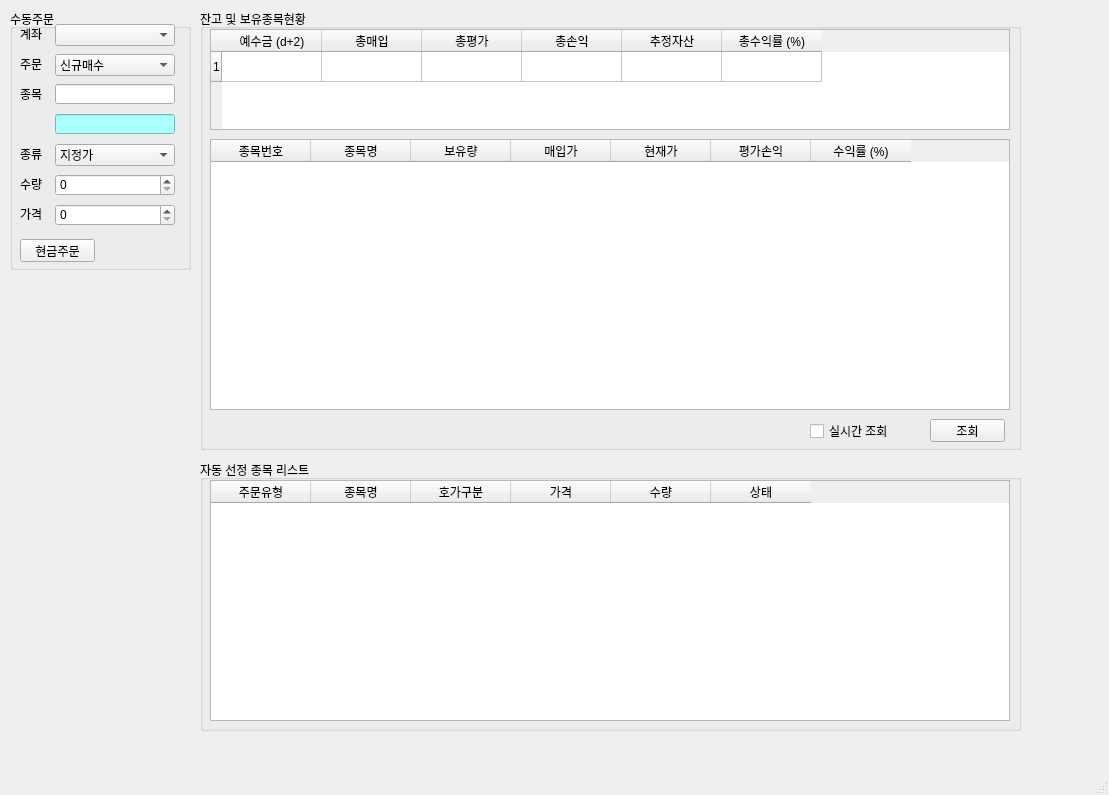
<?xml version="1.0" encoding="UTF-8"?>
<ui version="4.0">
 <class>MainWindow</class>
 <widget class="QMainWindow" name="MainWindow">
  <property name="geometry">
   <rect>
    <x>0</x>
    <y>0</y>
    <width>1109</width>
    <height>795</height>
   </rect>
  </property>
  <property name="windowTitle">
   <string>PyTrader v0.4</string>
  </property>
  <property name="windowIcon">
   <iconset>
    <normaloff>icon.png</normaloff>icon.png</iconset>
  </property>
  <widget class="QWidget" name="centralwidget">
   <widget class="QGroupBox" name="groupBox">
    <property name="geometry">
     <rect>
      <x>10</x>
      <y>9</y>
      <width>181</width>
      <height>261</height>
     </rect>
    </property>
    <property name="title">
     <string>수동주문</string>
    </property>
    <widget class="QLabel" name="label">
     <property name="geometry">
      <rect>
       <x>10</x>
       <y>15</y>
       <width>51</width>
       <height>20</height>
      </rect>
     </property>
     <property name="text">
      <string>계좌</string>
     </property>
    </widget>
    <widget class="QComboBox" name="comboBox">
     <property name="geometry">
      <rect>
       <x>45</x>
       <y>15</y>
       <width>120</width>
       <height>22</height>
      </rect>
     </property>
    </widget>
    <widget class="QLabel" name="label_2">
     <property name="geometry">
      <rect>
       <x>10</x>
       <y>45</y>
       <width>51</width>
       <height>20</height>
      </rect>
     </property>
     <property name="text">
      <string>주문</string>
     </property>
    </widget>
    <widget class="QComboBox" name="comboBox_2">
     <property name="geometry">
      <rect>
       <x>45</x>
       <y>45</y>
       <width>120</width>
       <height>22</height>
      </rect>
     </property>
     <item>
      <property name="text">
       <string>신규매수</string>
      </property>
     </item>
     <item>
      <property name="text">
       <string>신규매도</string>
      </property>
     </item>
     <item>
      <property name="text">
       <string>매수취소</string>
      </property>
     </item>
     <item>
      <property name="text">
       <string>매도취소</string>
      </property>
     </item>
    </widget>
    <widget class="QLabel" name="label_3">
     <property name="geometry">
      <rect>
       <x>10</x>
       <y>75</y>
       <width>51</width>
       <height>20</height>
      </rect>
     </property>
     <property name="text">
      <string>종목</string>
     </property>
    </widget>
    <widget class="QLineEdit" name="lineEdit">
     <property name="geometry">
      <rect>
       <x>45</x>
       <y>75</y>
       <width>120</width>
       <height>20</height>
      </rect>
     </property>
    </widget>
    <widget class="QComboBox" name="comboBox_3">
     <property name="geometry">
      <rect>
       <x>45</x>
       <y>135</y>
       <width>120</width>
       <height>22</height>
      </rect>
     </property>
     <item>
      <property name="text">
       <string>지정가</string>
      </property>
     </item>
     <item>
      <property name="text">
       <string>시장가</string>
      </property>
     </item>
    </widget>
    <widget class="QLabel" name="label_4">
     <property name="geometry">
      <rect>
       <x>10</x>
       <y>135</y>
       <width>51</width>
       <height>20</height>
      </rect>
     </property>
     <property name="text">
      <string>종류</string>
     </property>
    </widget>
    <widget class="QLabel" name="label_5">
     <property name="geometry">
      <rect>
       <x>10</x>
       <y>165</y>
       <width>51</width>
       <height>20</height>
      </rect>
     </property>
     <property name="text">
      <string>수량</string>
     </property>
    </widget>
    <widget class="QSpinBox" name="spinBox">
     <property name="geometry">
      <rect>
       <x>45</x>
       <y>165</y>
       <width>120</width>
       <height>22</height>
      </rect>
     </property>
     <property name="maximum">
      <number>1000000</number>
     </property>
    </widget>
    <widget class="QLabel" name="label_6">
     <property name="geometry">
      <rect>
       <x>10</x>
       <y>195</y>
       <width>51</width>
       <height>20</height>
      </rect>
     </property>
     <property name="text">
      <string>가격</string>
     </property>
    </widget>
    <widget class="QSpinBox" name="spinBox_2">
     <property name="geometry">
      <rect>
       <x>45</x>
       <y>195</y>
       <width>120</width>
       <height>22</height>
      </rect>
     </property>
     <property name="prefix">
      <string/>
     </property>
     <property name="maximum">
      <number>10000000</number>
     </property>
     <property name="singleStep">
      <number>100</number>
     </property>
     <property name="value">
      <number>0</number>
     </property>
    </widget>
    <widget class="QPushButton" name="pushButton">
     <property name="geometry">
      <rect>
       <x>10</x>
       <y>230</y>
       <width>75</width>
       <height>23</height>
      </rect>
     </property>
     <property name="text">
      <string>현금주문</string>
     </property>
    </widget>
    <widget class="QLineEdit" name="lineEdit_2">
     <property name="geometry">
      <rect>
       <x>45</x>
       <y>105</y>
       <width>120</width>
       <height>20</height>
      </rect>
     </property>
     <property name="styleSheet">
      <string notr="true">background-color: rgb(170, 255, 255);</string>
     </property>
     <property name="readOnly">
      <bool>true</bool>
     </property>
    </widget>
   </widget>
   <widget class="QGroupBox" name="groupBox_2">
    <property name="geometry">
     <rect>
      <x>200</x>
      <y>9</y>
      <width>821</width>
      <height>441</height>
     </rect>
    </property>
    <property name="title">
     <string>잔고 및 보유종목현황</string>
    </property>
    <widget class="QTableWidget" name="tableWidget">
     <property name="geometry">
      <rect>
       <x>10</x>
       <y>20</y>
       <width>800</width>
       <height>101</height>
      </rect>
     </property>
     <property name="rowCount">
      <number>1</number>
     </property>
     <row/>
     <column>
      <property name="text">
       <string>예수금 (d+2)</string>
      </property>
     </column>
     <column>
      <property name="text">
       <string>총매입</string>
      </property>
     </column>
     <column>
      <property name="text">
       <string>총평가</string>
      </property>
     </column>
     <column>
      <property name="text">
       <string>총손익</string>
      </property>
     </column>
     <column>
      <property name="text">
       <string>추정자산</string>
      </property>
     </column>
     <column>
      <property name="text">
       <string>총수익률 (%)</string>
      </property>
     </column>
    </widget>
    <widget class="QPushButton" name="pushButton_2">
     <property name="geometry">
      <rect>
       <x>730</x>
       <y>410</y>
       <width>75</width>
       <height>23</height>
      </rect>
     </property>
     <property name="text">
      <string>조회</string>
     </property>
    </widget>
    <widget class="QGroupBox" name="groupBox_4">
     <property name="geometry">
      <rect>
       <x>670</x>
       <y>-140</y>
       <width>611</width>
       <height>131</height>
      </rect>
     </property>
     <property name="title">
      <string>잔고확인</string>
     </property>
     <widget class="QTableWidget" name="tableWidget_3">
      <property name="geometry">
       <rect>
        <x>10</x>
        <y>20</y>
        <width>591</width>
        <height>61</height>
       </rect>
      </property>
      <column>
       <property name="text">
        <string>예수금</string>
       </property>
      </column>
      <column>
       <property name="text">
        <string>총매입</string>
       </property>
      </column>
      <column>
       <property name="text">
        <string>총평가</string>
       </property>
      </column>
      <column>
       <property name="text">
        <string>총손익</string>
       </property>
      </column>
      <column>
       <property name="text">
        <string>총수익률</string>
       </property>
      </column>
      <column>
       <property name="text">
        <string>추정자산</string>
       </property>
      </column>
     </widget>
     <widget class="QPushButton" name="pushButton_3">
      <property name="geometry">
       <rect>
        <x>490</x>
        <y>90</y>
        <width>75</width>
        <height>23</height>
       </rect>
      </property>
      <property name="text">
       <string>현금주문</string>
      </property>
     </widget>
    </widget>
    <widget class="QCheckBox" name="checkBox">
     <property name="geometry">
      <rect>
       <x>610</x>
       <y>414</y>
       <width>111</width>
       <height>16</height>
      </rect>
     </property>
     <property name="text">
      <string>실시간 조회</string>
     </property>
    </widget>
    <widget class="QTableWidget" name="tableWidget_2">
     <property name="geometry">
      <rect>
       <x>10</x>
       <y>130</y>
       <width>800</width>
       <height>271</height>
      </rect>
     </property>
     <column>
      <property name="text">
       <string>종목번호</string>
      </property>
     </column>
     <column>
      <property name="text">
       <string>종목명</string>
      </property>
     </column>
     <column>
      <property name="text">
       <string>보유량</string>
      </property>
     </column>
     <column>
      <property name="text">
       <string>매입가</string>
      </property>
     </column>
     <column>
      <property name="text">
       <string>현재가</string>
      </property>
     </column>
     <column>
      <property name="text">
       <string>평가손익</string>
      </property>
     </column>
     <column>
      <property name="text">
       <string>수익률 (%)</string>
      </property>
     </column>
    </widget>
   </widget>
   <widget class="QGroupBox" name="groupBox_3">
    <property name="geometry">
     <rect>
      <x>200</x>
      <y>460</y>
      <width>821</width>
      <height>271</height>
     </rect>
    </property>
    <property name="title">
     <string>자동 선정 종목 리스트</string>
    </property>
    <widget class="QTableWidget" name="tableWidget_4">
     <property name="geometry">
      <rect>
       <x>10</x>
       <y>20</y>
       <width>800</width>
       <height>241</height>
      </rect>
     </property>
     <column>
      <property name="text">
       <string>주문유형</string>
      </property>
     </column>
     <column>
      <property name="text">
       <string>종목명</string>
      </property>
     </column>
     <column>
      <property name="text">
       <string>호가구분</string>
      </property>
     </column>
     <column>
      <property name="text">
       <string>가격</string>
      </property>
     </column>
     <column>
      <property name="text">
       <string>수량</string>
      </property>
     </column>
     <column>
      <property name="text">
       <string>상태</string>
      </property>
     </column>
    </widget>
   </widget>
  </widget>
  <widget class="QMenuBar" name="menubar">
   <property name="geometry">
    <rect>
     <x>0</x>
     <y>0</y>
     <width>1109</width>
     <height>26</height>
    </rect>
   </property>
  </widget>
  <widget class="QStatusBar" name="statusbar"/>
 </widget>
 <resources/>
 <connections/>
</ui>
